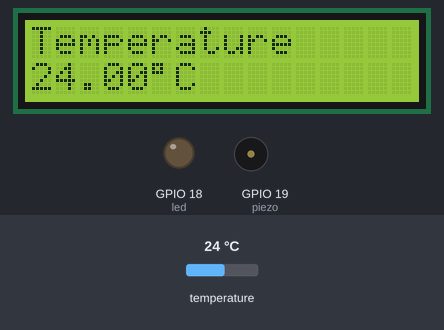
Bench run of a sketch on a simulated ESP32. On the bench: 16×2 character LCD, output pins drawn as LEDs (lit = HIGH), buzzer (waves = sounding). The inputs (shaded band) are chosen by the test bench; at power-on: temperature 24 °C. WiFi joins after 1.5 s; servers stay silent unless stated; what the sketch prints to the serial monitor is not drawn.

Above: at 3.7 s.
3.8 s: temperature set to 29.5 °C
At 5.0 s:
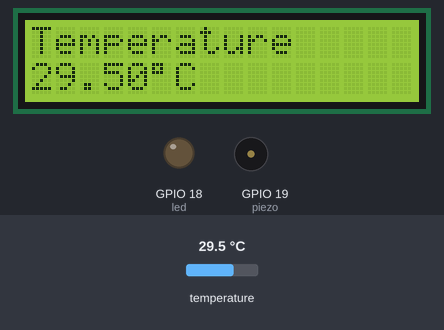
5.8 s: temperature set to 30.5 °C
At 7.5 s:
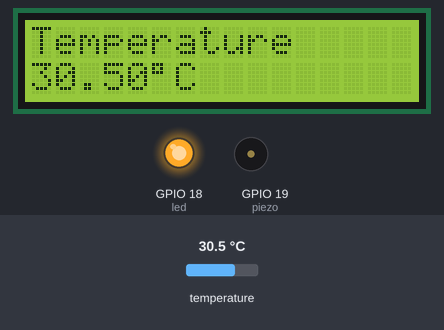
7.8 s: temperature set to 37 °C
At 9.3 s:
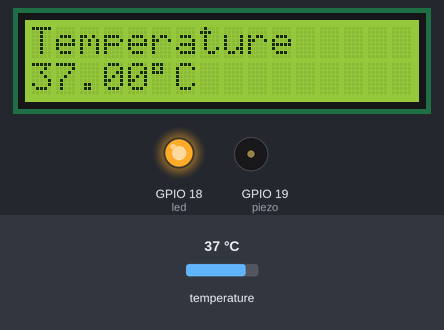
9.8 s: temperature set to 38.2 °C
At 10.8 s:
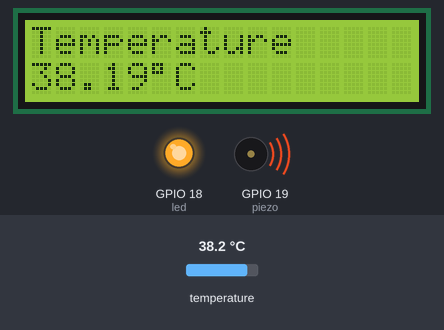
Timing chart, 0 to 12.8 s (numbered marks = the images above; inputs shaded):
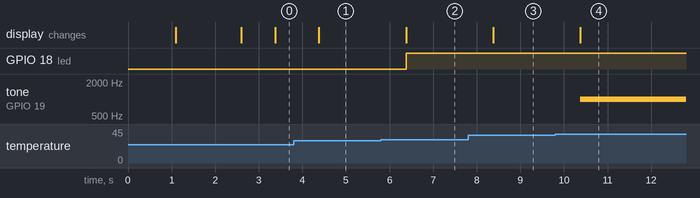

The sketch:

Final_TemperatureSensor.ino
```cpp
#include <OneWire.h>
#include <Wire.h>
#include <DallasTemperature.h> // both libraries needed for the sensor

#include <LiquidCrystal_I2C.h>

// wifi libraries
#include <WiFi.h>
#include <HTTPClient.h>

// left blank for github
const char* ssid = "";
const char* password = "";
String apiKey = "";

unsigned long previousMillisLogging = 0;
const unsigned long intervalLogging = 15000;// time interval to send to thingspeak

unsigned long previousMillisSensor = 0 ;
const unsigned long intervalSensor = 1000;// time interval to update sensor information

float tempC=0.0;//temperature from sensor

#define OneWireBus 4 // The pin connecting to the data output of the sensor
OneWire oneWire(OneWireBus);
DallasTemperature sensors(&oneWire);

// LCD
LiquidCrystal_I2C lcd(0x27, 16, 2);

// pins for output devices
const int led = 18;
const int piezo = 19;


// Temperature threshold needed to activate output devices
float ledThreshold = 30.0;
float piezoThreshold = 37.5;
const int piezoFrequency = 1000; // frequency  which piezo will emit

void setup() {
  Serial.begin(115200);
  delay(1000);

  connectWifi();


  // input and output devices

  sensors.begin();

  pinMode(led,OUTPUT);
  pinMode(piezo,OUTPUT);

  Wire.begin(5,22); // setting SDA and SCL
  lcd.init();
  lcd.backlight();

  lcd.setCursor(0,0);
  lcd.print("Temperature");
  delay(1500);
  lcd.clear();
}

void connectWifi(){//connects to wifi

  Serial.println("Attempting to connect to: ");
  Serial.println(ssid);

  WiFi.begin(ssid, password);
}
void wifiCheck(){// checks if wifi is connected, reconnects if it isnt
  if (WiFi.status()==WL_CONNECTED){
    Serial.print("WiFi connected - ESP32 IP address: ");
    Serial.println(WiFi.localIP());
    return;
    }
  else{
    connectWifi();
  }
}
void sendTemp(float temperature) { // sends temperature to thingspeak

  if (WiFi.status()!=WL_CONNECTED){
    return;
  }

  HTTPClient http;

  String url = "http://api.thingspeak.com/update?api_key=" + String(apiKey) + "&field1=" + String(temperature);

  http.begin(url);

  int response = http.GET();
  Serial.print("ThingSpeak response:");
  Serial.println(response);

  http.end();
}

void updateOutputs(float temperature){
    if (temperature > ledThreshold) {
    digitalWrite(led, HIGH);
  } else {
    digitalWrite(led, LOW);
  }

  if (temperature > piezoThreshold) {
    tone(piezo, piezoFrequency);
  } else {
    noTone(piezo);
  }
}

bool sensorConnectionCheck(float temperature) {
    if (temperature == DEVICE_DISCONNECTED_C) {
        Serial.println("Sensor disconnected");

        // turns LED nad piezo off
        digitalWrite(led, LOW);
        noTone(piezo);

        return false;
    }

    return true;
}
void outputScreen(float temperature) {
    Serial.println("printing to screen");
    lcd.clear();

    lcd.setCursor(0,0);

    lcd.print("Temperature");
    lcd.setCursor(0,1);
    lcd.print(temperature);
    lcd.print((char)223);
    lcd.print("C");
}

void loop() {
  unsigned long currentMillis=millis();

  //every second
  if ((currentMillis-previousMillisSensor)>=intervalSensor){
      previousMillisSensor=currentMillis;

      sensors.requestTemperatures();
      tempC=sensors.getTempCByIndex(0);// Temperature from sensor

      if (!sensorConnectionCheck(tempC)) { // Checks if sensor is not connected
          return;
      }

      // Displays temp to LCD
      outputScreen(tempC);

      // Output devices logic
      updateOutputs(tempC);
  }

  // every 15 seconds
  if ((currentMillis-previousMillisLogging)>=intervalLogging){
      previousMillisLogging=currentMillis;


      wifiCheck(); //checks if disconnected
      // Sends temperature to thingspeak
      sendTemp(tempC);
  }
}
```

Measured:
- the behaviour switches between 30 and 30.1 °C on temperature (found by bisection; images 1 and 2)
- the behaviour switches between 37.5 and 37.6 °C on temperature (found by bisection; images 3 and 4)
- after the input at 3.8 s, the display: changes after 0.58 s (image 1)
- after the input at 5.8 s, GPIO 18 (led): LOW → HIGH after 0.58 s; the display: changes after 0.58 s (image 2)
- after the input at 7.8 s, the display: changes after 0.58 s (image 3)
- after the input at 9.8 s, tone on GPIO 19 (piezo): silent → 1000 Hz after 0.58 s; the display: changes after 0.58 s (image 4)
